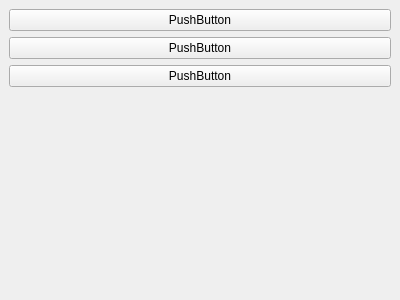
<?xml version="1.0" encoding="UTF-8"?>
<ui version="4.0">
 <class>DockWidget</class>
 <widget class="QDockWidget" name="DockWidget">
  <property name="geometry">
   <rect>
    <x>0</x>
    <y>0</y>
    <width>400</width>
    <height>300</height>
   </rect>
  </property>
  <property name="windowTitle">
   <string>DockWidget</string>
  </property>
  <widget class="QWidget" name="dockWidgetContents">
   <layout class="QVBoxLayout" name="verticalLayout">
    <item>
     <layout class="QGridLayout" name="gridLayout">
      <item row="0" column="0">
       <widget class="QPushButton" name="pushButton">
        <property name="text">
         <string>PushButton</string>
        </property>
       </widget>
      </item>
      <item row="1" column="0">
       <widget class="QPushButton" name="pushButton_2">
        <property name="text">
         <string>PushButton</string>
        </property>
       </widget>
      </item>
      <item row="2" column="0">
       <widget class="QPushButton" name="pushButton_3">
        <property name="text">
         <string>PushButton</string>
        </property>
       </widget>
      </item>
     </layout>
    </item>
    <item>
     <spacer name="verticalSpacer">
      <property name="orientation">
       <enum>Qt::Vertical</enum>
      </property>
      <property name="sizeHint" stdset="0">
       <size>
        <width>20</width>
        <height>40</height>
       </size>
      </property>
     </spacer>
    </item>
   </layout>
  </widget>
 </widget>
 <resources/>
 <connections/>
</ui>
